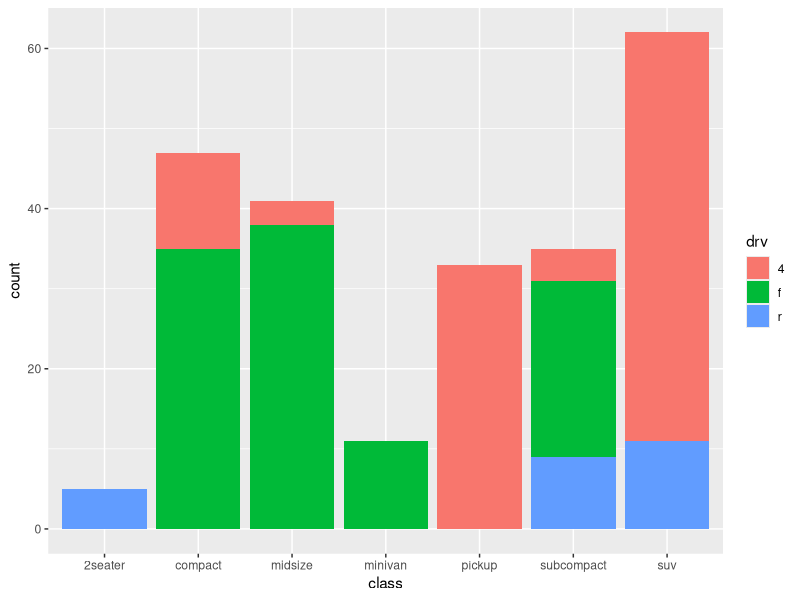
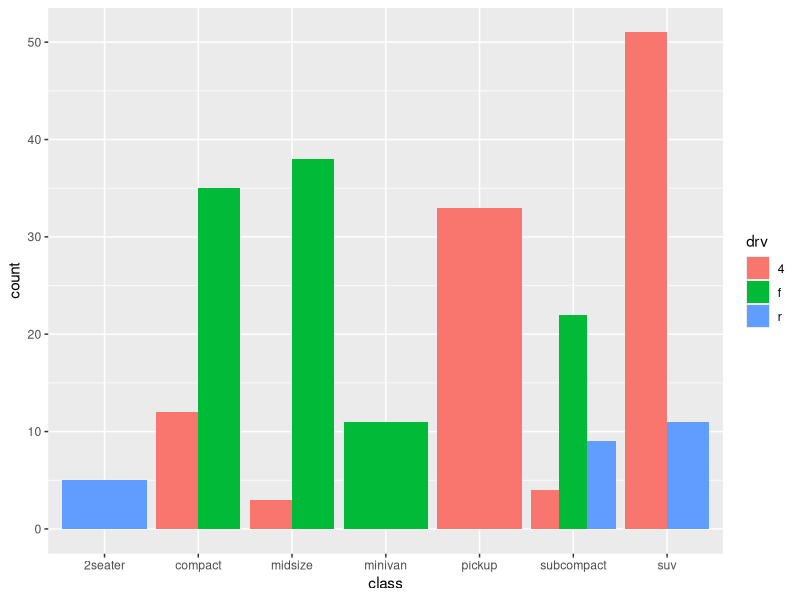
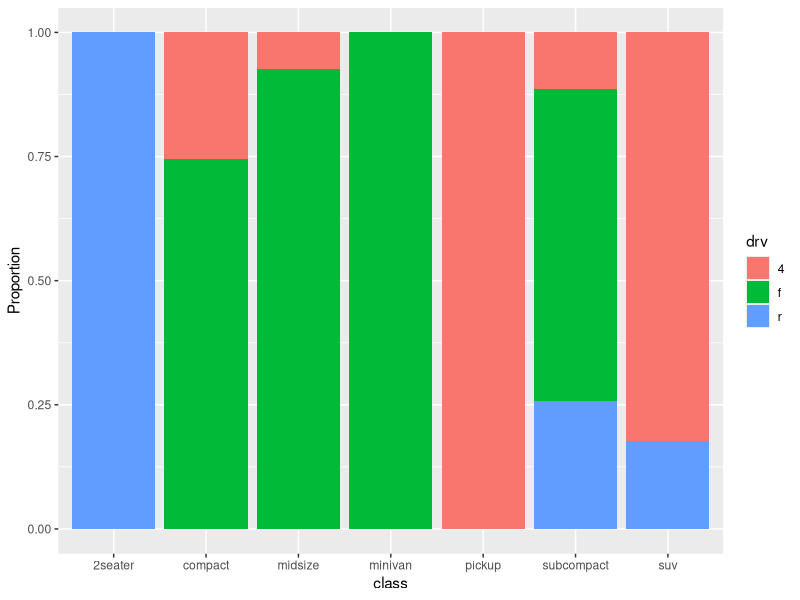
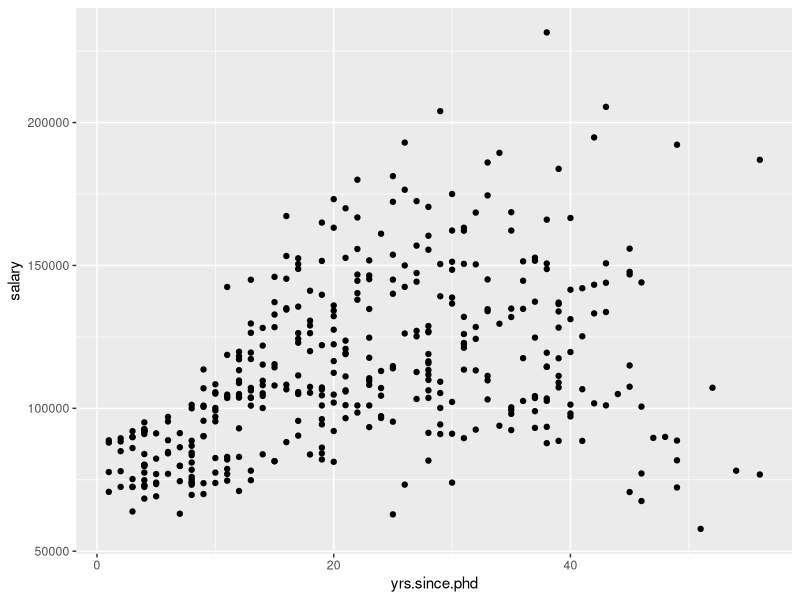
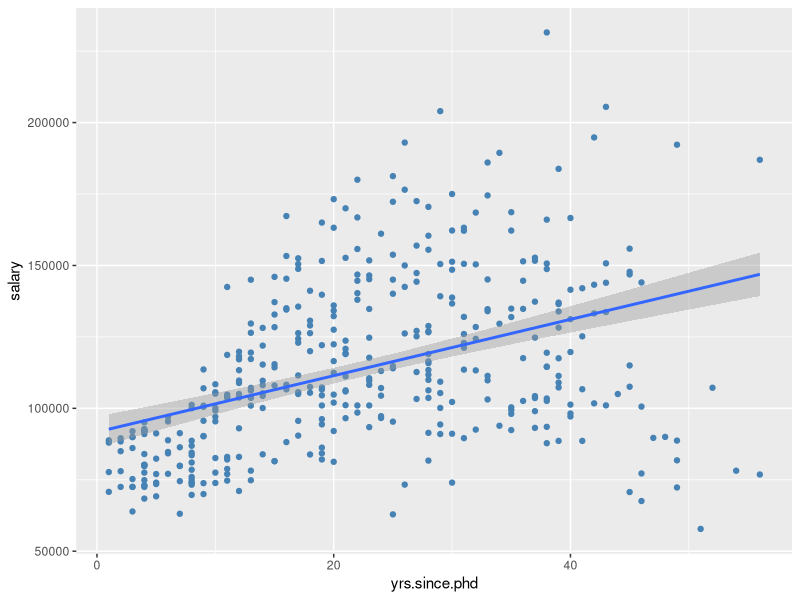
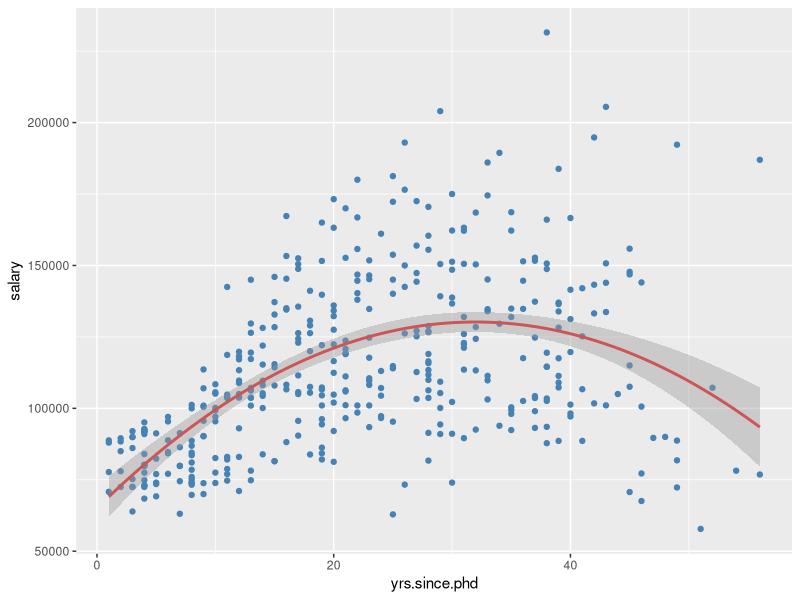
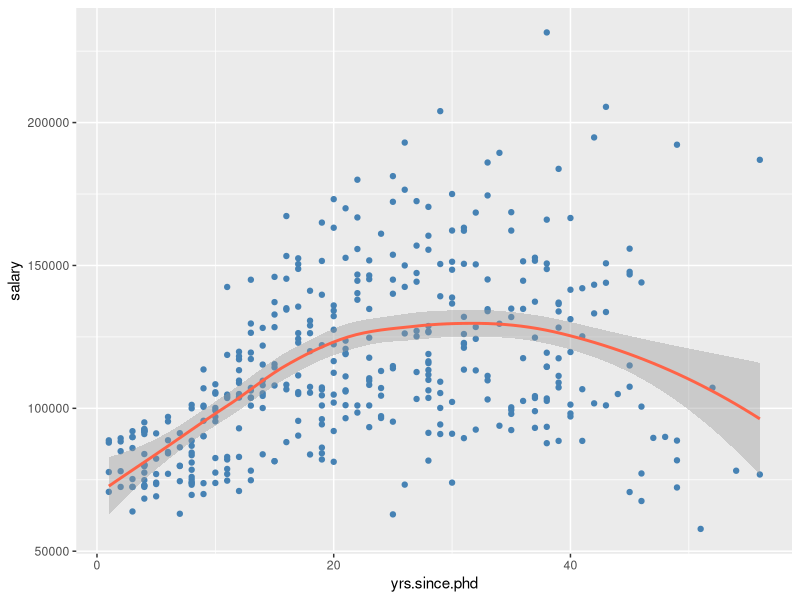
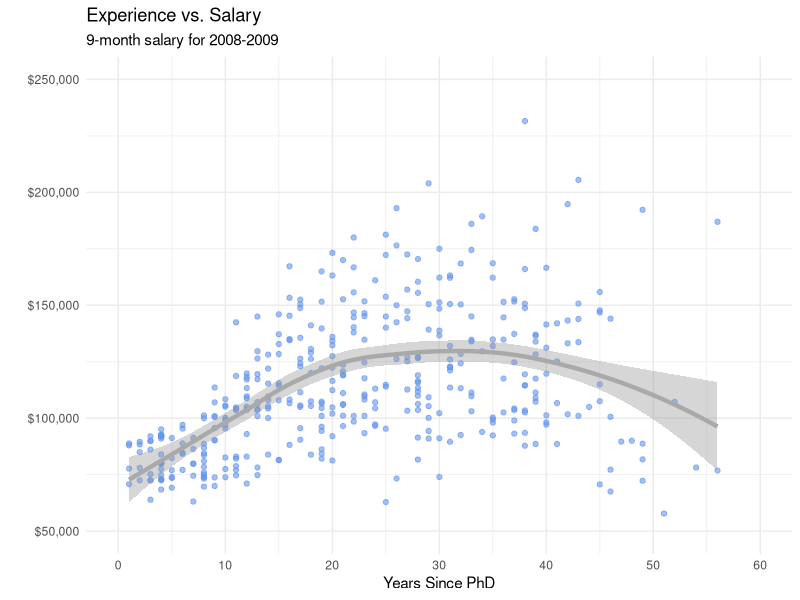

These charts were generated, in order, by the following R code: (Note: this script raises an error after producing the figures.)
##--------------------------------------------##
## Bivariate and multivariate graphs
## (c) 2022, Robert I. Kabacoff, Ph.D.
##--------------------------------------------##

library(ggplot2)

## Bar charts -------------------------------------

# stacked bar chart
ggplot(mpg, 
       aes(x = class, 
           fill = drv)) + 
  geom_bar(position = "stack")

# grouped bar plot
ggplot(mpg, 
       aes(x = class, 
           fill = drv)) + 
  geom_bar(position = "dodge")

# bar plot, with each bar representing 100%
ggplot(mpg, 
       aes(x = class, 
           fill = drv)) + 
  geom_bar(position = "fill") +
  labs(y = "Proportion")

## Scatter plot --------------------------------

data(Salaries, package="carData")

# simple scatterplot
ggplot(Salaries, 
       aes(x = yrs.since.phd, 
           y = salary)) +
  geom_point()

# scatter plot with linear fit line
ggplot(Salaries,
       aes(x = yrs.since.phd, 
           y = salary)) +
  geom_point(color= "steelblue") +
  geom_smooth(method = "lm")

# scatter plot with quadratic line of best fit
ggplot(Salaries, 
       aes(x = yrs.since.phd, 
           y = salary)) +
  geom_point(color= "steelblue") +
  geom_smooth(method = "lm", 
              formula = y ~ poly(x, 2), 
              color = "indianred3")

# scatter plot with loess smoothed line
ggplot(Salaries, 
       aes(x = yrs.since.phd, 
           y = salary)) +
  geom_point(color= "steelblue") +
  geom_smooth(color = "tomato")

# scatter plot with loess smoothed line 
# and better labeling and color
ggplot(Salaries, 
       aes(x = yrs.since.phd, 
           y = salary)) +
  geom_point(color="cornflowerblue", 
             size = 1.5, 
             alpha = .6) +
  geom_smooth(size = 1.5,
              color = "darkgrey") +
  scale_y_continuous(label = scales::dollar, 
                     limits = c(50000, 250000)) +
  scale_x_continuous(breaks = seq(0, 60, 10), 
                     limits = c(0, 60)) + 
  labs(x = "Years Since PhD",
       y = "",
       title = "Experience vs. Salary",
       subtitle = "9-month salary for 2008-2009") +
  theme_minimal()

## Line plot ------------------------------------

data(gapminder, package="gapminder")

# Select US cases
library(dplyr)
plotdata <- filter(gapminder, 
                   country == "United States")

# simple line plot
ggplot(plotdata, 
       aes(x = year, 
           y = lifeExp)) +
  geom_line() 

# line plot with points
# and improved labeling
ggplot(plotdata, 
       aes(x = year, 
           y = lifeExp)) +
  geom_line(size = 1, 
            color = "lightgrey") +
  geom_point(size = 2, 
             color = "steelblue") +
  labs(y = "Life Expectancy (years)", 
       x = "Year",
       title = "Life expectancy changes over time",
       subtitle = "United States (1952-2007)",
       caption = "Source: http://www.gapminder.org/data/")

## Box plot ------------------------------------------

data(Salaries, package="carData")

# distribution of salaries by rank using boxplots
ggplot(Salaries, 
       aes(x = rank, 
           y = salary)) +
  geom_boxplot() +
  labs(title = "Salary distribution by rank")

# plot the distribution of salaries by rank using boxplots
ggplot(Salaries, aes(x = rank, 
                     y = salary)) +
  geom_boxplot(notch = TRUE, 
               fill = "cornflowerblue", 
               alpha = .7) +
  labs(title = "Salary distribution by rank")

## Violin plots ------------------------------

# distribution of salaries 
# by rank using violin plots
ggplot(Salaries, 
       aes(x = rank,
           y = salary)) +
  geom_violin() +
  labs(title = "Salary distribution by rank")

# distribution using violin and boxplots
ggplot(Salaries, 
       aes(x = rank, 
           y = salary)) +
  geom_violin(fill = "cornflowerblue") +
  geom_boxplot(width = .1, 
               fill = "orange",
               outlier.color = "orange",
               outlier.size = 2) + 
  labs(title = "Salary distribution by rank")

## mean/standard error plots ----------------------------

library(dplyr)
plotdata <- Salaries %>%
  group_by(rank) %>%
  summarize(n = n(),
            mean = mean(salary),
            se = sd(salary) / sqrt(n))

# plot the means and standard errors
ggplot(plotdata, 
       aes(x = rank, 
           y = mean, 
           group = 1)) +
  geom_point(size = 2) +
  geom_line() +
  geom_errorbar(aes(ymin = mean - se, 
                    ymax = mean + se), 
                width = .1)

## Grouped kernel density plot ------------------

# distribution of salaries by rank 
ggplot(Salaries, 
       aes(x = salary, 
           fill = rank)) +
  geom_density(alpha = 0.4) +
  labs(title = "Salary distribution by rank")

## Ridgeline plot ------------------
library(ggridges)
ggplot(Salaries, 
       aes(x = salary, 
           y = rank, 
           fill = rank)) +
  geom_density_ridges() + 
  theme_ridges() +
  theme(legend.position = "none")

# can handle many categories
ggplot(mpg, 
       aes(x = cty, 
           y = class, 
           fill = class)) +
  geom_density_ridges() + 
  theme_ridges() +
  labs("Highway mileage by auto class") +
  theme(legend.position = "none")

## Strip plots ----------------------------------
# plot the distribution of salaries 
# by rank using strip plots
ggplot(Salaries, 
       aes(y = rank, 
           x = salary)) +
  geom_point() + 
  labs(title = "Salary distribution by rank")

# with jitter
ggplot(Salaries, 
       aes(y = rank, 
           x = salary)) +
  geom_jitter() + 
  labs(title = "Salary distribution by rank")

# add color and box plots
ggplot(Salaries, 
       aes(y = rank, 
           x = salary,
           color = rank)) +
  geom_jitter() + 
  geom_boxplot(alpha=0, color="black") +
  labs(title = "Salary distribution by rank") +
  theme(legend.position = "none")

## Beeswarm plots -----------------------------
# plot the distribution of salaries 
# by rank using beewarm-syle plots
library(ggbeeswarm)
ggplot(Salaries, 
       aes(x = rank, 
           y = salary, 
           color = rank)) +
  geom_quasirandom(alpha = 0.7,
                   size = 1.5) + 
  theme(legend.position = "none")


## Cleveland plot -------------------------------
data(gapminder, package="gapminder")

# subset Asian countries in 2007
library(dplyr)
plotdata <- gapminder %>%
  filter(continent == "Asia" & 
           year == 2007)

# basic Cleveland plot of life expectancy by country
ggplot(plotdata, 
       aes(x= lifeExp, y = country)) +
  geom_point()

# Sorted Cleveland plot
ggplot(plotdata, 
       aes(x=lifeExp, 
           y=reorder(country, lifeExp))) +
  geom_point()